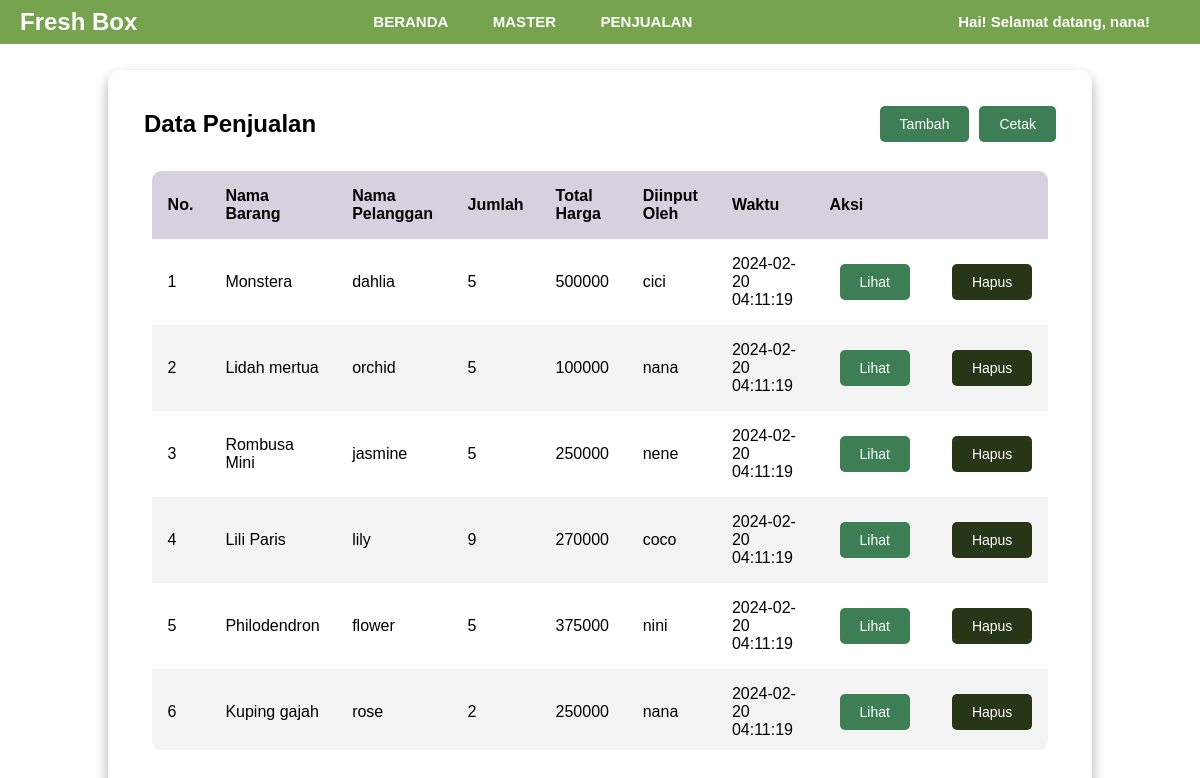
/penjualan.php (signed in), run on an earlier commit of the app's database.
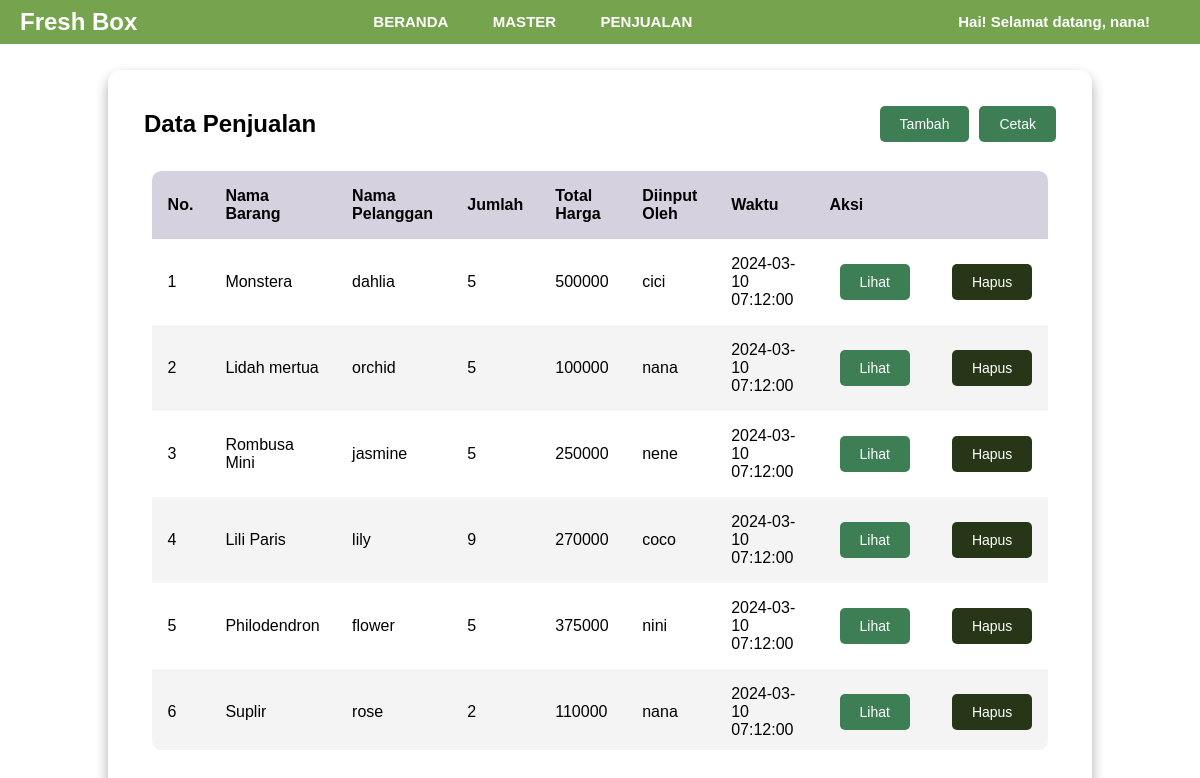
And on a later commit of the database.
### tables this page shows
CREATE TABLE `penjualan` (
  `id` int(10) UNSIGNED NOT NULL,
  `id_barang` int(10) UNSIGNED NOT NULL,
  `id_pelanggan` int(10) UNSIGNED NOT NULL,
  `jumlah` int(10) UNSIGNED NOT NULL,
  `total_harga` int(10) UNSIGNED NOT NULL,
  `id_staff` int(10) UNSIGNED NOT NULL,
  `created_at` timestamp NOT NULL DEFAULT current_timestamp(),
  `updated_at` timestamp NULL DEFAULT NULL ON UPDATE current_timestamp()
);

CREATE TABLE `barang` (
  `id` int(11) UNSIGNED NOT NULL,
  `nama` varchar(50) NOT NULL,
  `kategori` enum('tanaman hias','tanaman aromatik','tanaman herbal') NOT NULL,
  `stok` int(10) UNSIGNED NOT NULL,
  `harga` int(10) UNSIGNED NOT NULL,
  `created_at` timestamp NOT NULL DEFAULT current_timestamp(),
  `updated_at` timestamp NULL DEFAULT NULL ON UPDATE current_timestamp()
);

CREATE TABLE `pelanggan` (
  `id` int(10) UNSIGNED NOT NULL,
  `nama` varchar(255) NOT NULL,
  `alamat` text NOT NULL,
  `nomor_telepon` varchar(15) NOT NULL,
  `created_at` timestamp NOT NULL DEFAULT current_timestamp(),
  `updated_at` timestamp NULL DEFAULT NULL ON UPDATE current_timestamp()
);

CREATE TABLE `user` (
  `id` int(11) UNSIGNED NOT NULL,
  `username` varchar(50) NOT NULL,
  `password` varchar(255) NOT NULL,
  `level` enum('admin','keuangan','logistik') NOT NULL,
  `created_at` timestamp NOT NULL DEFAULT current_timestamp(),
  `updated_at` timestamp NULL DEFAULT NULL ON UPDATE current_timestamp()
);

### penjualan.php (the view, shortened to what this page needs)
<!DOCTYPE html>
<html>
<head>
    <link rel="stylesheet" href="tablestyle.css">
</head>
<header>
<?php include "menu.php"; ?>
</header>
<body>
    <?php
    require "koneksi.php";
   $sql = "SELECT penjualan.id,
       barang.nama AS nama_barang,
       pelanggan.nama,
       penjualan.jumlah,
       penjualan.total_harga,
       user.username,
       penjualan.created_at
        FROM penjualan
        JOIN barang ON penjualan.id_barang = barang.id
        JOIN pelanggan ON penjualan.id_pelanggan = pelanggan.id
        JOIN user ON penjualan.id_staff = user.id
        ORDER BY penjualan.created_at DESC";
    $query = mysqli_query($koneksi, $sql);
    ?>
    <main class="table">
        <section class="table__header">
        <h1>Data Penjualan</h1>
        <div class="button-container">
        <form action="new-penjualan.php" method="GET">
            <button type="submit" class="btn btn-primary btn-custom btn-view">
                <span class="btn-text">Tambah</span>
            </button>
        </form>
         <button onclick="cetak()" class="btn btn-primary btn-custom btn-view">
                    <a target="_blank" href="cetak-barang.php" class="btn-text">Cetak</a>
                </button>
            </div>
        </section>
        <section class="table__body">
        <table>
            <thead>
                <tr>
                    <th scope="col">No.</th>
                    <th scope="col">Nama Barang</th>
                    <th scope="col">Nama Pelanggan</th>
                    <th scope="col">Jumlah</th>
                    <th scope="col">Total Harga</th>
                    <th scope="col">Diinput oleh</th>
                    <th scope="col">Waktu</th>
                    <th scope="col" colspan="2">Aksi</th>
                </tr>
            </thead>
            <tbody>
                <?php $i = 1; ?>
                <?php while ($penjualan = mysqli_fetch_array($query)) : ?>
                    <tr>
                        <td><?= $i ?></td>
                        <td><?= $penjualan["nama_barang"] ?></td>
                        <td><?= $penjualan["nama"] ?></td>
                        <td><?= $penjualan["jumlah"] ?></td>
                        <td><?= $penjualan["total_harga"] ?></td>
                        <td><?= $penjualan["username"] ?></td>
                        <td><?= $penjualan["created_at"] ?></td>
                        <td>
                            <form action="read-penjualan.php" method="GET">
                                <button type="submit" class="btn btn-primary btn-custom btn-view">Lihat</button>
                            </form>
                        </td>
                        <td>
                            <form action="delete-penjualan.php" method="POST" onsubmit="return konfirmasi(this)">
                                <button type="submit"  class="btn btn-danger btn-custom btn-delete">Hapus</button>
                            </form>
                        </td>
                    </tr>
                    <?php $i++; ?>
                <?php endwhile ?>
            </tbody>
        </table>
</body>
</html>

What changed in the data, as far as the page shows it:
removed penjualan: id_barang.nama "Kuping gajah", id_pelanggan.nama "rose", jumlah "2", total_harga "250000", id_staff.username "nana", created_at "2024-02-20 04:11:19"
changed penjualan "Monstera": created_at "2024-02-20 04:11:19" → "2024-03-10 07:12:00"
changed penjualan "Lidah mertua": created_at "2024-02-20 04:11:19" → "2024-03-10 07:12:00"
changed penjualan "Rombusa Mini": created_at "2024-02-20 04:11:19" → "2024-03-10 07:12:00"
changed penjualan "Lili Paris": created_at "2024-02-20 04:11:19" → "2024-03-10 07:12:00"
changed penjualan "Philodendron": created_at "2024-02-20 04:11:19" → "2024-03-10 07:12:00"
added penjualan: id_barang.nama "Suplir", id_pelanggan.nama "rose", jumlah "2", total_harga "110000", id_staff.username "nana", created_at "2024-03-10 07:12:00"
